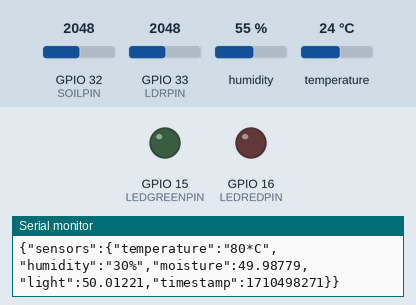
This sketch was run on a simulated ESP32. On the bench: output pins drawn as LEDs (lit = HIGH), the last lines printed to the serial monitor. The test bench sets the inputs (shaded band); at power-on: GPIO 32 (SOILPIN) = 2048, GPIO 33 (LDRPIN) = 2048, humidity 55 %, temperature 24 °C. WiFi joins after 1.5 s; servers stay silent unless stated; uploads are accepted with an empty reply; the local clock reads 2024-03-15 10:24:30 at power-on unless the sketch sets it; pins used as bus, display or sensor lines are not drawn.

Above: at 1.7 s.
At 17.05 s:
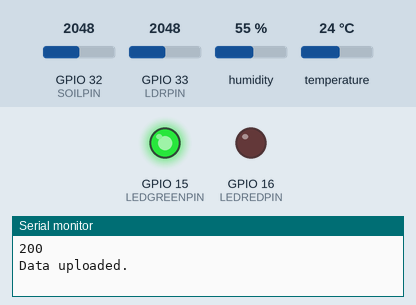
Timing chart, 0 to 21.0 s (numbered marks = the images above):
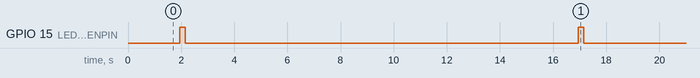

Measured:
- by itself, GPIO 15 (LEDGREENPIN): alternates HIGH for 0.20 s and LOW for 14.8 s

The sketch:

PlantMonitor.ino
```cpp
  #include <WiFi.h>
  #include <DHT.h>
  #include <HTTPClient.h>
  #include <ArduinoJson.h>


  #include "time.h"

  #define DHTPIN 23
  #define SOILPIN 32
  #define LDRPIN 33
  #define LEDGREENPIN 15
  #define LEDREDPIN 16
  #define SOILPOWER 4

  DHT dht(DHTPIN, DHT11);

  unsigned long epochTime;
  unsigned long dataMillis = 0;

  WiFiClient client;
  HTTPClient http;
  const char *ssid = "Dinhquang";
  const char *pass = "12345678";
  const char * ntpServer = "pool.ntp.org";
  const char* serverName = "https://us-east-1.aws.data.mongodb-api.com/app/application-0-vqinw/endpoint/sensor";

  StaticJsonDocument<500> doc;

  void setup()
  {
      Serial.begin(115200);
      dht.begin();
      pinMode(LEDGREENPIN, OUTPUT);
      pinMode(LEDREDPIN, OUTPUT);
      pinMode(SOILPOWER, OUTPUT);

      digitalWrite(LEDGREENPIN, LOW);
      digitalWrite(LEDREDPIN, LOW);
      digitalWrite(SOILPOWER, LOW);

      WiFi.begin(ssid, pass);
      Serial.print("Connecting to Wi-Fi");
      while (WiFi.status() != WL_CONNECTED)
      {
          Serial.print(".");
          delay(300);
      }
      Serial.println();
      Serial.print("Connected with IP: ");
      Serial.println(WiFi.localIP());
      Serial.println();

      configTime(0, 0, ntpServer);
  }

  void loop()
  {

    if (millis() - dataMillis > 15000 || dataMillis == 0)
    {
        dataMillis = millis();

        epochTime = getTime();
        Serial.print("Epoch Time: ");
        Serial.println(epochTime);

        float temperature = dht.readTemperature();
        float humidity = dht.readHumidity();

        digitalWrite(SOILPOWER, HIGH);
        delay(10);
        float moisture = analogRead(SOILPIN);
        float moisturePercent = 100.00 - ( (moisture / 4095.00) * 100.00 );
        digitalWrite(SOILPOWER, LOW);

        float ldr = analogRead(LDRPIN);
        float ldrPercent = (ldr / 4095.00) * 100.00;

        Serial.print("Temperature: ");
        Serial.print(String(temperature));
        Serial.print(" C\nHumidity: ");
        Serial.print(String(humidity));
        Serial.print("\nMoisture: ");
        Serial.print(String(moisturePercent));
        Serial.print(" %");
        Serial.print("\nLight: ");
        Serial.print(String(ldrPercent));
        Serial.print(" %");
        Serial.println("\n");

        doc["sensors"]["temperature"] = "80*C";
  doc["sensors"]["humidity"] = "30%";
  doc["sensors"]["moisture"] = moisturePercent;
  doc["sensors"]["light"] = ldrPercent;
  doc["sensors"]["timestamp"] = epochTime;

        Serial.println("Uploading data... ");
        POSTData();
    //    getData();
    }
  }

  // Function that gets current epoch time
  unsigned long getTime() {
    time_t now;
    struct tm timeinfo;
    if (!getLocalTime(&timeinfo)) {
      return(0);
    }
    time(&now);
    return now;

  }

  void POSTData()
  {
      if(WiFi.status()== WL_CONNECTED){
        HTTPClient http;

        http.begin(serverName);
      http.addHeader("Content-Type", "application/json");
        http.addHeader("Accept", "application/json");
     // http.GET();
        http.addHeader("X-Forwarded-Proto", "http");
        http.addHeader("apiKey", "Mk3zDQj9hna4tDj7ykSgaKWMv7h34ik3mc6smpYTQYK7c4WTV9lIBOhPjvmeL5PM");

        String json;

        serializeJson(doc, json);

        Serial.println(json);
        int httpResponseCode = http.POST( json);
        Serial.println(httpResponseCode);
        int receive = http.GET();
        if (httpResponseCode == 200) {
          Serial.println("Data uploaded.");
          digitalWrite(LEDGREENPIN, HIGH);
          delay(200);
          String a = http.getString();
          Serial.println("Data from MongoDB:");

        Serial.println(a);
          Serial.println(receive);
          digitalWrite(LEDGREENPIN, LOW);
        } else {
          Serial.println("ERROR: Couldn't upload data.");
          digitalWrite(LEDREDPIN, HIGH);
          delay(200);
          digitalWrite(LEDREDPIN, LOW);


        }
          String payload = http.getString();
    DynamicJsonDocument description(32687);
    DeserializationError error = deserializeJson(description, payload);
    if (error) {
        Serial.println(error.f_str());

        return;
    }

      }
  }
  void getData() {

    HTTPClient http;
    http.begin("https://us-east-1.aws.data.mongodb-api.com/app/application-0-MQvqinw/endpoint/");
    http.addHeader("Content-Type", "application/json");
       http.addHeader("Accept", "application/json");

       http.addHeader("X-Forwarded-Proto", "http");
    //    http.addHeader("apiKey", "Mk3zDQj9hna4tDj7ykSgaKWMv7h34ik3mc6smpYTQYK7c4WTV9lIBOhPjvmeL5PM");
         http.addHeader("id","65068bd144ee34b32c85f568");


        String payload = http.getString();
    DynamicJsonDocument description(32687);
    DeserializationError error = deserializeJson(description, payload);
    if (error) {
        Serial.println(error.f_str());

        return;
    }
    http.end();
  }
```
